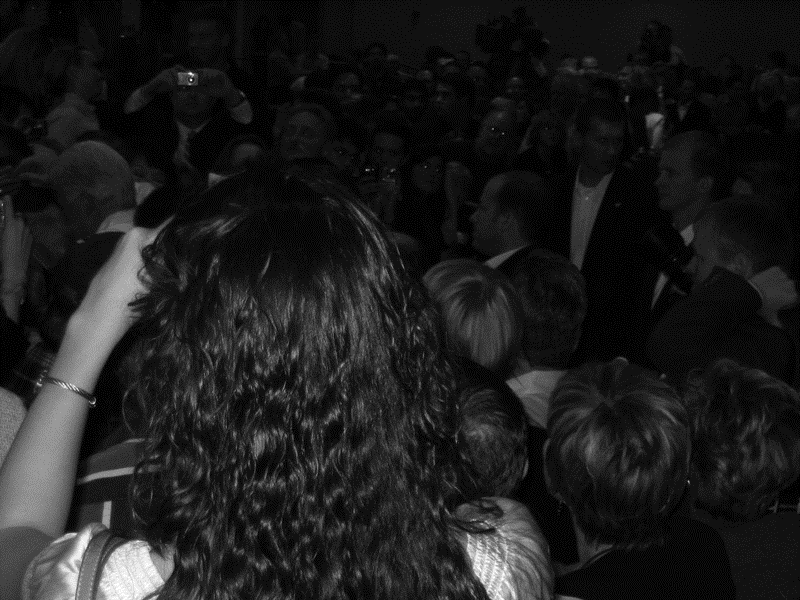
#> input picture Histograms/crowd.png, 800 x 600 px
$ python histogram_matching.py
#> lines starting #> are read from the running program, lines starting #| are printed output that depends on the picture
import numpy as np
import cv2
import sys
from matplotlib import pyplot as plt

def plot(intensity, freq, name = "PLOT"):
    """
        function to plot the intensity vs frequency graph
        :param intensity: x-axis coordinates
        :param freq: y-axis coordinates
        :param name: graph name
        :return: None
        """
    # plot the histogram using bar function
    plt.bar(intensity, freq)
    plt.title(name)
    plt.show()

def probabilityDensityFunction(freq, imageSize):
    """
        function to calculate PDF
        freq: list of frequencies of each intensity value
        imageSize: size of the inout image
        """
    pdf = []
    for i in range(0, 256):
        pdf.append(freq[i]/imageSize)
    # plot(intensity, pdf, "PDF")
    return pdf

def cumulativeDensityFunction(pdfi):
    """
        function to calculate CDF
        pdfi: probability density function of the input image
    """
    pdf = pdfi
    cdf = []
    cdf.insert(0, pdf[0])
    for i in range(1, 256):
        cdf.append(cdf[i - 1] + pdf[i])
    # plot(intensity, cdf, "CDF")
    return cdf

def histogramEqualization(image):
    """
    function to calculate the equalized histogram
    :param image: input image
    :return: None
    """
    img1 = image
    imgSize = img1.size
    h = np.zeros(256)
    for pixelValue in np.nditer(img1):
        h[pixelValue] += 1

    #finding the minimum intensity value in the image
    gMinimum = 0
    for i in range(len(h)):
        if h[i] > 0:
            gMinimum = i
            break

    # calculating cumulative histogram
    cumulativeHist = []
    cumulativeHist.insert(0, h[0])
    for i in range(1, 256):
        cumulativeHist.append(cumulativeHist[i - 1] + h[i])
    hMinimum = cumulativeHist[gMinimum]

    #loop to iterate and overwrite the new intensity values in the input image
    for x in np.nditer(img1, op_flags=['readwrite']):
        x[...] = round(255 * (cumulativeHist[x] - hMinimum) / (imgSize - hMinimum))

    # calculate and generate the  equalised histogram
    intensity = np.arange(0, 256)
    frequency = np.zeros(256)
    for pixelValue in np.nditer(img1):
        if pixelValue in intensity:
            frequency[pixelValue] += 1
    plot(intensity, frequency, "EQUALIZED HISTOGRAM")

    return (intensity, frequency)


# READ A POOR CONTRAST IMAGE
img = cv2.imread('crowd.png',0)
#> img is the input picture: shape (600, 800); min 0, max 255, mean 29.5

#shape of the 2d image
shape = img.shape
#> shape = (600, 800)

#total image size
imageSize = float(img.size)
#> imageSize = 480000

#equalize the histogram
intensity, image_PC_freq = histogramEqualization(img)
#> the loop in histogramEqualization, `for pixelValue in np.nditer(img1):` made 480000 passes
#> pixelValue on passes 1 to 3: 0, 17, 0
#> after the loop in histogramEqualization, `for pixelValue in np.nditer(img1):`: h = 256 values, max 211999 at index 17, min 0 at index 1, mean 1875
#> the loop in histogramEqualization, `for i in range(len(h)):` made 1 pass
#> after the loop in histogramEqualization, `for i in range(1, 256):`: cumulativeHist = 256 values from 101181 to 480000
#> in histogramEqualization, `hMinimum = cumulativeHist[gMinimum]`: hMinimum = 101181
#> the loop in histogramEqualization, `for x in np.nditer(img1, op_flags=['readwrite']):` made 480000 passes
#> the loop in histogramEqualization, `for pixelValue in np.nditer(img1):` made 480000 passes
#> pixelValue on passes 1 to 3: 0, 143, 0
#> after the loop in histogramEqualization, `for pixelValue in np.nditer(img1):`: frequency = 256 values, max 211999 at index 143, min 0 at index 1, mean 1875
#> intensity = 256 values from 0 to 255; image_PC_freq has the same summary as frequency in histogramEqualization
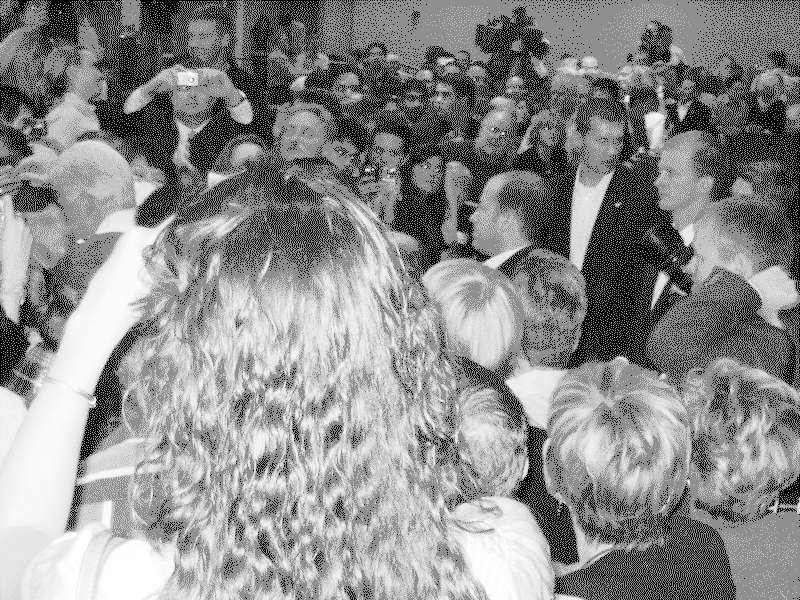
#> img: shape (600, 800); min 0, max 255, mean 137.6


#calculate and plot PDF
pdf1 = probabilityDensityFunction(image_PC_freq, imageSize)
#> after the loop in probabilityDensityFunction, `for i in range(0, 256):`: pdf = 256 values, max 0.442 at index 143, min 0 at index 1, mean 0.00391
#> pdf1 has the same summary as pdf in probabilityDensityFunction
plot(intensity, pdf1, "PDF_")

#calculate and plot CDF
cdf1 = cumulativeDensityFunction(pdf1)
#> after the loop in cumulativeDensityFunction, `for i in range(1, 256):`: cdf = 256 values from 0.211 to 1
#> cdf1 = 256 values from 0.211 to 1
plot(intensity, cdf1, "CDF_")


#IMAGE WITH GOOD CONTRAST
img2 = cv2.imread('checker.png',0)
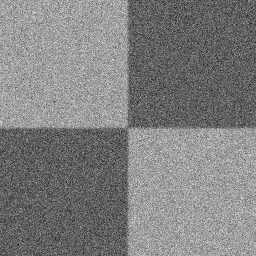
#> input picture Histograms/checker.png, 256 x 256 px
#> img2 is the input picture: shape (256, 256); min 10, max 246, mean 127.5

imageSize = float(img2.size)
#> imageSize = 65536

#equalize the histogram
intensity, image_GC_freq = histogramEqualization(img2)
#> the loop in histogramEqualization (call 2), `for pixelValue in np.nditer(img1):` made 65536 passes
#> pixelValue on passes 1 to 3: 176, 159, 139
#> the loop in histogramEqualization (call 2), `for i in range(len(h)):` made 11 passes
#> gMinimum on pass 11: 10
#> the loop in histogramEqualization (call 2), `for x in np.nditer(img1, op_flags=['readwrite']):` made 65536 passes
#> the loop in histogramEqualization (call 2), `for pixelValue in np.nditer(img1):` made 65536 passes
#> pixelValue on passes 1 to 3: 230, 192, 147
#> image_GC_freq = 256 values, max 699 at index 182, min 0 at index 15, mean 256
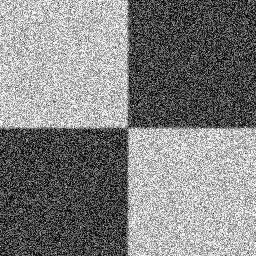
#> img2: shape (256, 256); min 0, max 255, mean 128.5


#calculate and plot PDF
pdf2 = probabilityDensityFunction(image_GC_freq, imageSize)
#> pdf2 = 256 values, max 0.0107 at index 182, min 0 at index 15, mean 0.00391
plot(intensity, pdf2, "PDF")
#> in plot (call 5), `plt.show()`:
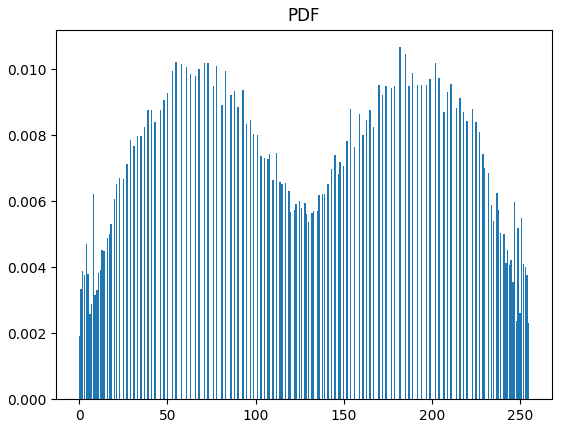
#> figure drawn by matplotlib, 1 panel; tallest bar 0.0107 high, from x = 181.6 to 182.4

#calculate and plot CDF
cdf2 = cumulativeDensityFunction(pdf2)
#> cdf2 = 256 values from 0.00191 to 1
plot(intensity, cdf2, "CDF")

#intialise the lookup table for histogram matching
lookuptable = np.zeros(256)

pos = -1
for i in range(256):
    minValue = sys.maxint
    for j in range(256):
        diff = abs(cdf1[i] - cdf2[j])
        # print diff
        if diff < minValue:
            minValue = diff
            pos = j
    lookuptable[i] = pos
#> after the loop, lookuptable = 256 values from 53 to 255; pos = 255

#a new 2d array to store the new intensity value of the input image, i.e., image with a bad contrast
equ = np.zeros((shape[0], shape[1]))
for i in range(shape[0]):
    for j in range(shape[1]):
        v = img[i][j]
        equ[i][j] = lookuptable[v]
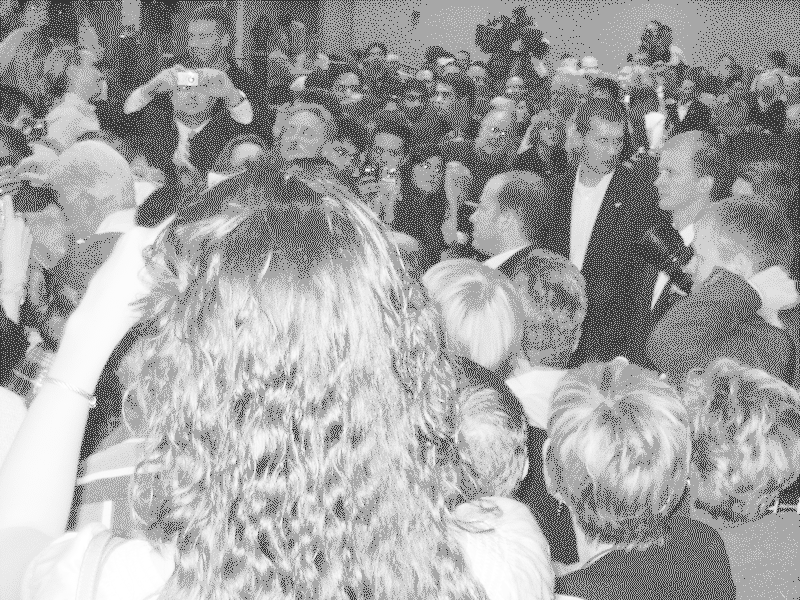
#> equ: shape (600, 800) float64; min 53, max 255, mean 162.6


#save the image to disk
cv2.imwrite('output_crowd_2312.png',equ)


frequency245 = np.zeros(256)
#calculate and plot the histogram of the adjusted input image
for pixelValue in np.nditer(equ):
    if pixelValue in intensity:
        frequency245[int(pixelValue)] += 1
#> this loop made 480000 passes
#> pixelValue on passes 1 to 3: 53, 167, 53
#> after the loop, frequency245 = 256 values, max 211999 at index 167, min 0 at index 0, mean 1875
intensity = np.arange(0,256)
plot(intensity, frequency245, "HISTOGRAM_FINAL")
#> in plot (call 7), `plt.show()`:
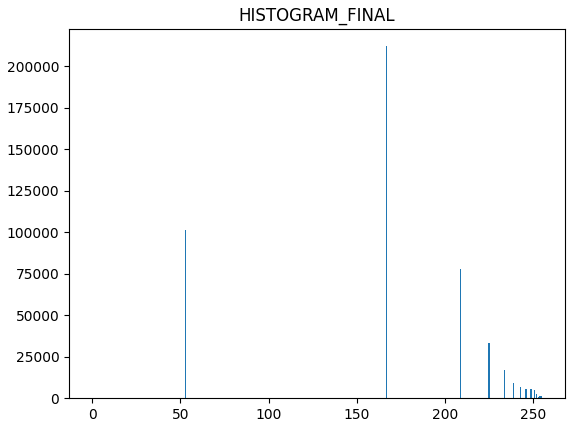
#> figure drawn by matplotlib, 1 panel; tallest bar 211999 high, from x = 166.6 to 167.4

imS = shape[0] * shape[1]
#> imS = 480000

#calculate and plot PDF of the adjusted input image
pdf3 = probabilityDensityFunction(frequency245, imS)
#> pdf3 = 256 values, max 0.442 at index 167, min 0 at index 0, mean 0.00391
plot(intensity, pdf3, "PDF_FINAL")

#calculate and plot the CDF of the adjusted input image
cdf3 = cumulativeDensityFunction(pdf3)
#> cdf3 = 256 values from 0 to 1
plot(intensity, cdf3, "CDF_FINAL")
#> in plot (call 9), `plt.show()`:
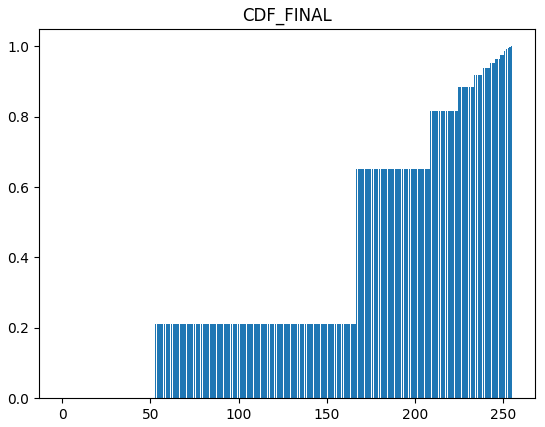
#> figure drawn by matplotlib, 1 panel; tallest bar 1 high, from x = 254.6 to 255.4
